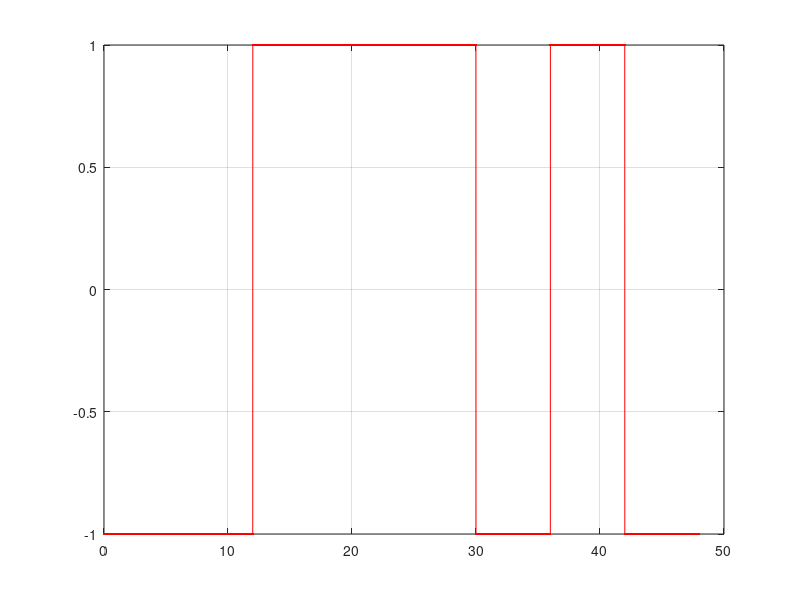
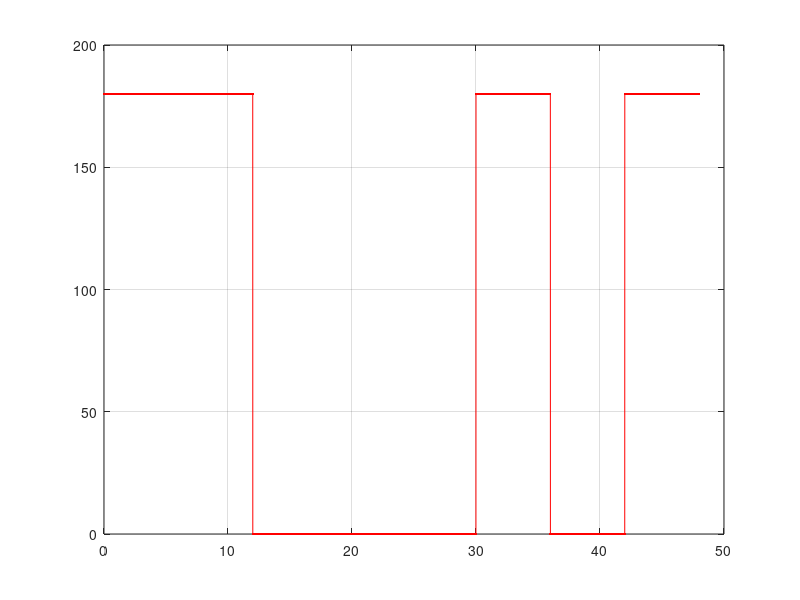
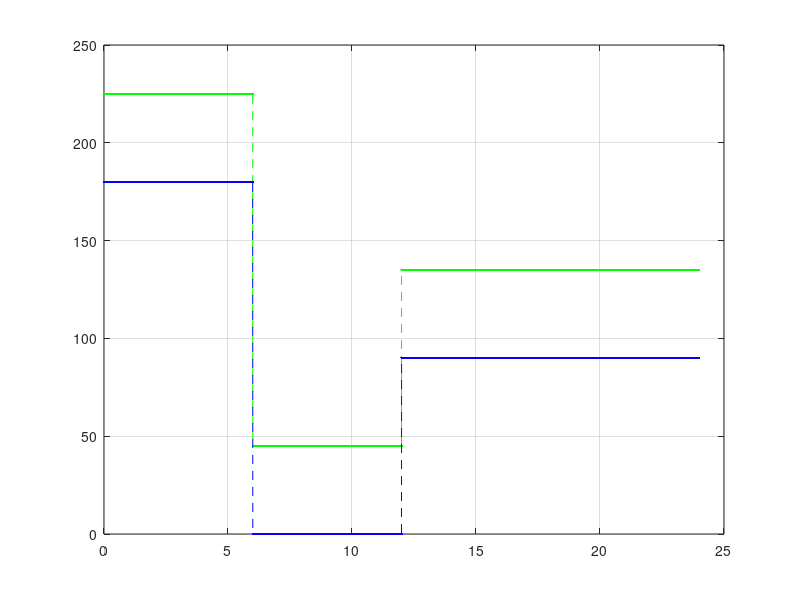

These figures' MATLAB source, in order:
close all; clear all; clc;
load('task1.mat');

figure(1);
plot(t,m,'.r-');
grid on;

figure(2);
plot(t3,phi3*180/pi,'.r-');
grid on;

figure(3);
plot(t4,phi4*180/pi,'.g--',t5,phi5*180/pi,'.b--');
grid on;